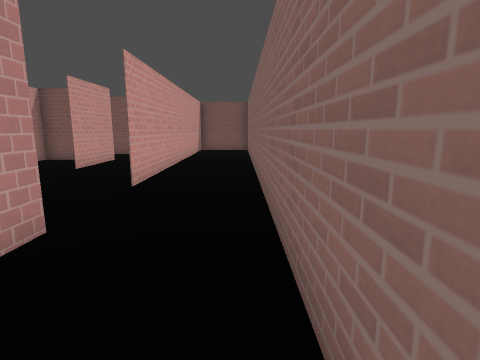
[1] (above)

24 first-person views from a walk through a Godot game level. The camera is 1.4 m above the floor, tilts 10° down and sees 80° across. The floor is counted in squares, 1 m on a side. Each view is taken from the middle of a square. On the plan, view 1 faces up. The plan holds only what a view shows up to about 14 squares ahead; the rest is blank. The place goes on beyond the plan. Surface patterns are stand-ins for the level's own textures.

[2]
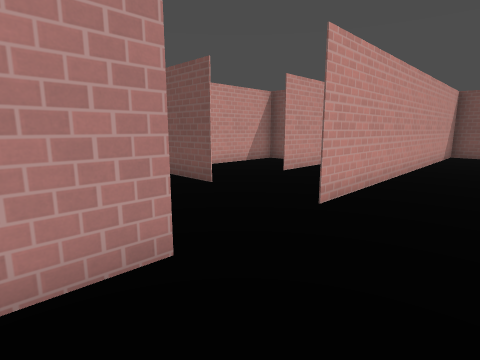

[3]
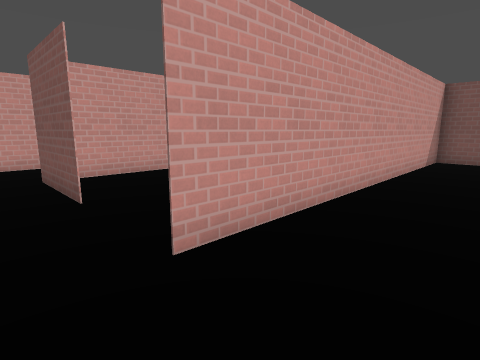

[4]
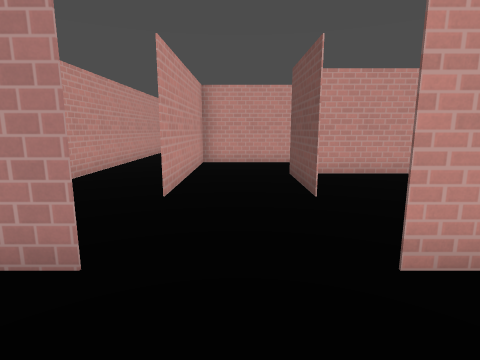

[5]
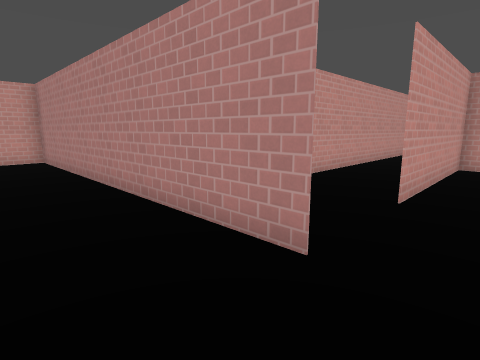

[6]
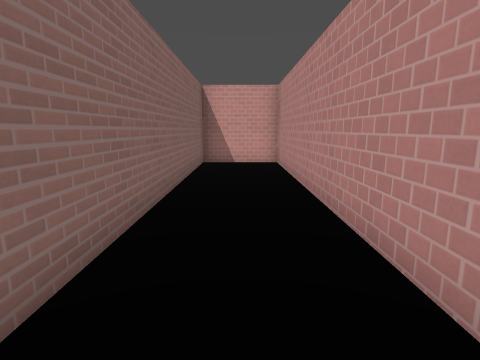

[7]
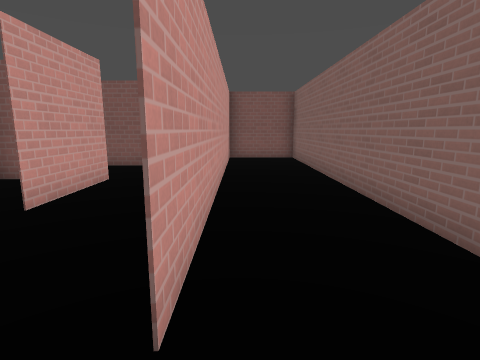

[8]
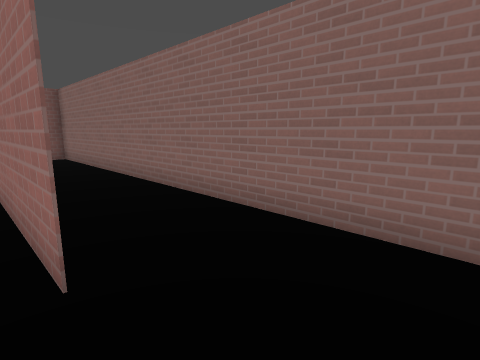

[9]
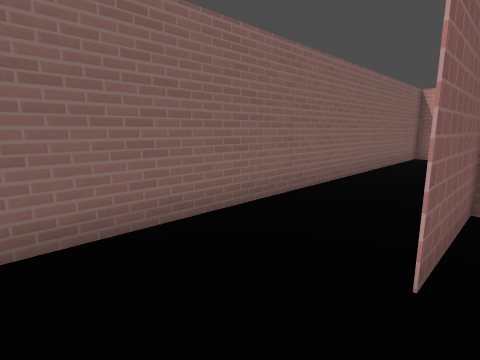

[10]
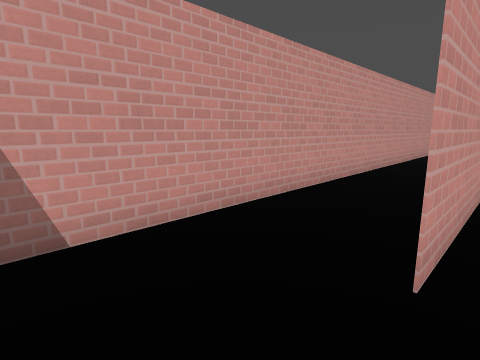

[11]
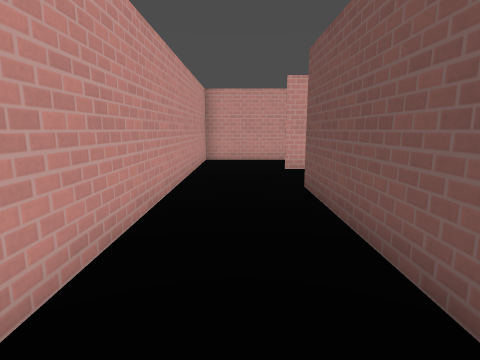

[12]
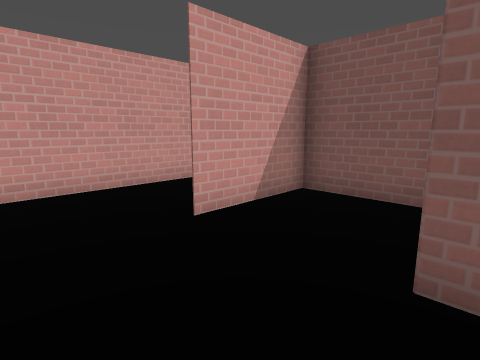

[13]
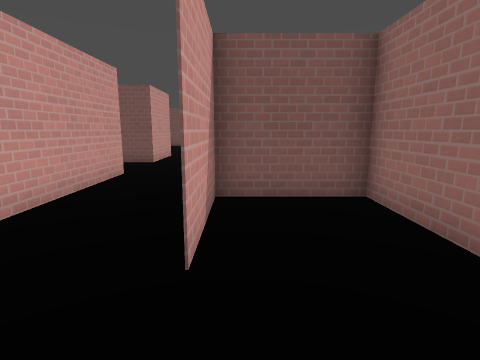

[14]
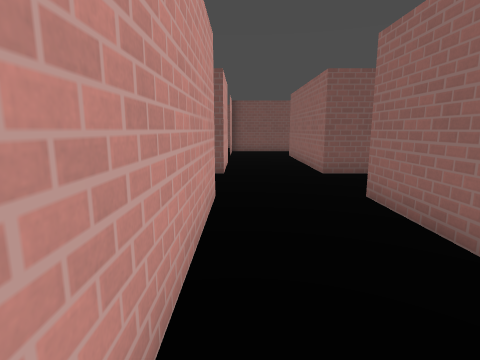

[15]
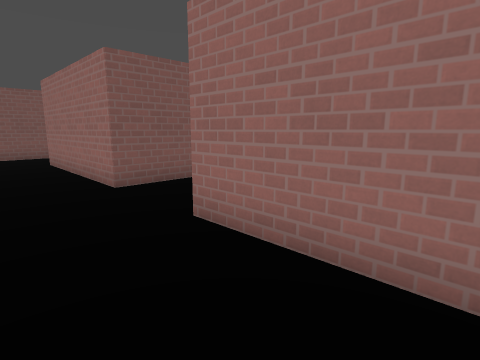

[16]
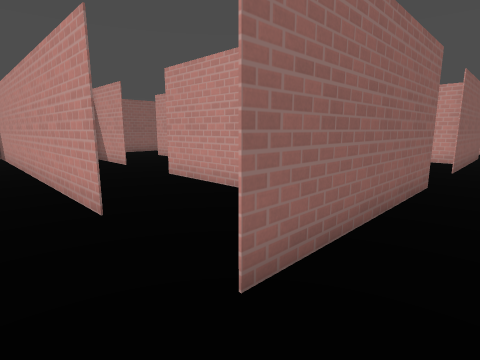

[17]
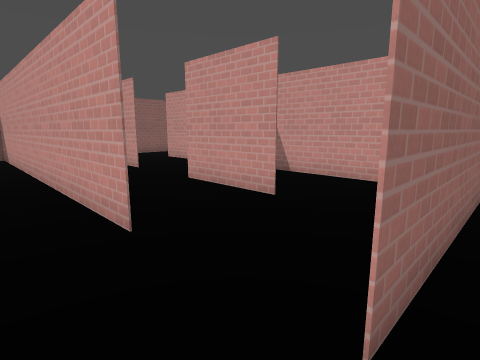

[18]
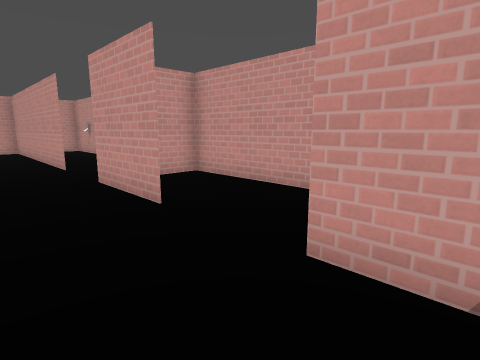

[19]
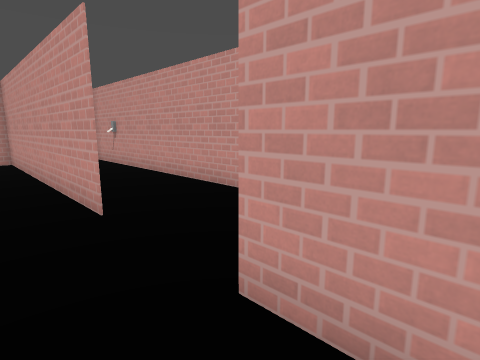

[20]
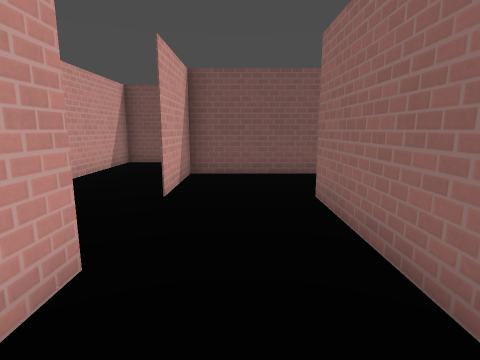

[21]
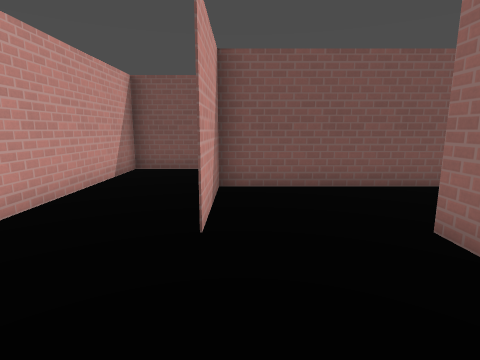

[22]
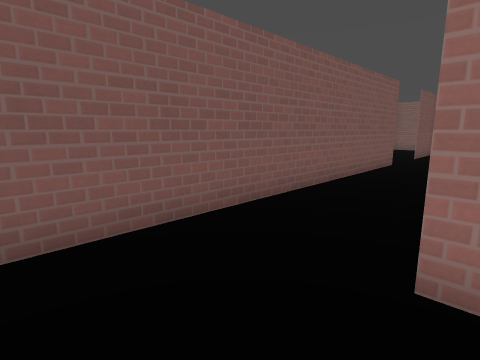

[23]
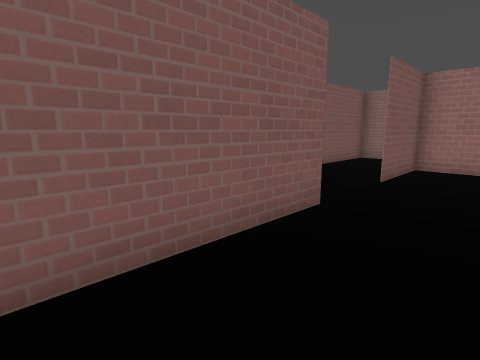

[24]
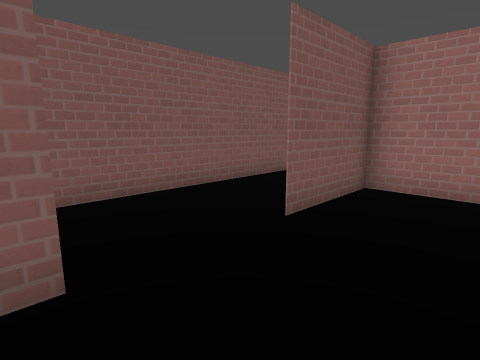

### Floor plan
Points are (right, up) in squares from view 1. A wall is a line through its corners. A room is listed if a view was taken in it or the views show most of it. See-through windows are left out.
Room 1 (views 1, 2, 3, 4, 5, 6, 7, 8, 9, 10)
walls: (-5.4, 6.5) (-8.5, 6.5); (-2.5, 6.4) (-2.5, 10.4); (-2.5, 3.6) (-2.5, -8.5) (0.5, -8.5) (0.5, 18.5) (-2.5, 18.5) (-2.5, 6.5); (-5.5, 12.5) (-5.5, 9.4); (-7.1, 12.5) (-8.5, 12.5) (-8.5, 7.2); (-11.5, 7.1) (-11.5, 3.5) (-5.5, 3.5)
Room 2 (views 11, 12, 13, 14, 15, 19, 20, 21)
walls: (-17.1, 6.5) (-16.3, 6.5); (-14.5, 3.8) (-14.5, 6.5) (-17.5, 6.5) (-17.5, 3.5) (-17.5, 9.5); (-20.5, 9.6) (-20.5, 0.5) (-2.5, 0.5) (-2.5, 3.5); (-9.5, 3.5) (-14.6, 3.5); (-15.4, 12.5) (-17.5, 12.5) (-17.5, 15.5); (-20.5, 15.6) (-20.5, 12.5)
ways out: opening at (-19.5, 15) to room 3
Room 3 (views 16, 22)
walls: (-18.5, 21.5) (-20.5, 21.5) (-20.5, 18.5); (-7.4, 18.5) (-2.5, 18.5) (-2.5, 21.5) (-5.5, 21.5); (-17.5, 15.5) (-17.5, 18.5); (-21.4, 24.5) (-23.5, 24.5) (-23.5, 19); (-23.5, 16.8) (-23.5, 12.5) (-22.1, 12.5); (0.5, 23.5) (0.5, 24.5) (-8, 24.5)
ways out: opening at (-19.5, 15) to room 2; opening at (-18, 19.5) to room 4
Room 4 (views 17, 18, 23, 24)
walls: (-8.6, 15.5) (-5.6, 15.5); (-14.6, 15.5) (-11.5, 15.5); (-14.6, 18.5) (-7.4, 18.5); (-7.3, 12.5) (-5.5, 12.5); (-5.5, 15.5) (-6.9, 15.5); (-15.5, 12.5) (-12.1, 12.5); (-8.4, 21.5) (-18.5, 21.5)
ways out: opening at (-18, 19.5) to room 3

Positions as (right, up) in squares from view 1, and headings:
1: (0, 0), facing up
2: (0, 2), facing up-left
3: (0, 5), facing up-left
4: (0, 5), facing left
5: (0, 5), facing down-left
6: (-1, 3), facing down
7: (-2, 5), facing up
8: (-3, 4), facing up-right
9: (-3, 6), facing down-right
10: (-3, 4), facing down-left
11: (-8, 2), facing left
12: (-14, 1), facing up-left
13: (-17, 1), facing up
14: (-20, 4), facing up
15: (-20, 6), facing up-right
16: (-19, 20), facing down-right
17: (-18, 20), facing down-right
18: (-18, 20), facing down-left
19: (-19, 14), facing down-left
20: (-19, 13), facing up
21: (-20, 15), facing up
22: (-20, 18), facing up-right
23: (-13, 19), facing up-right
24: (-9, 19), facing up-right
